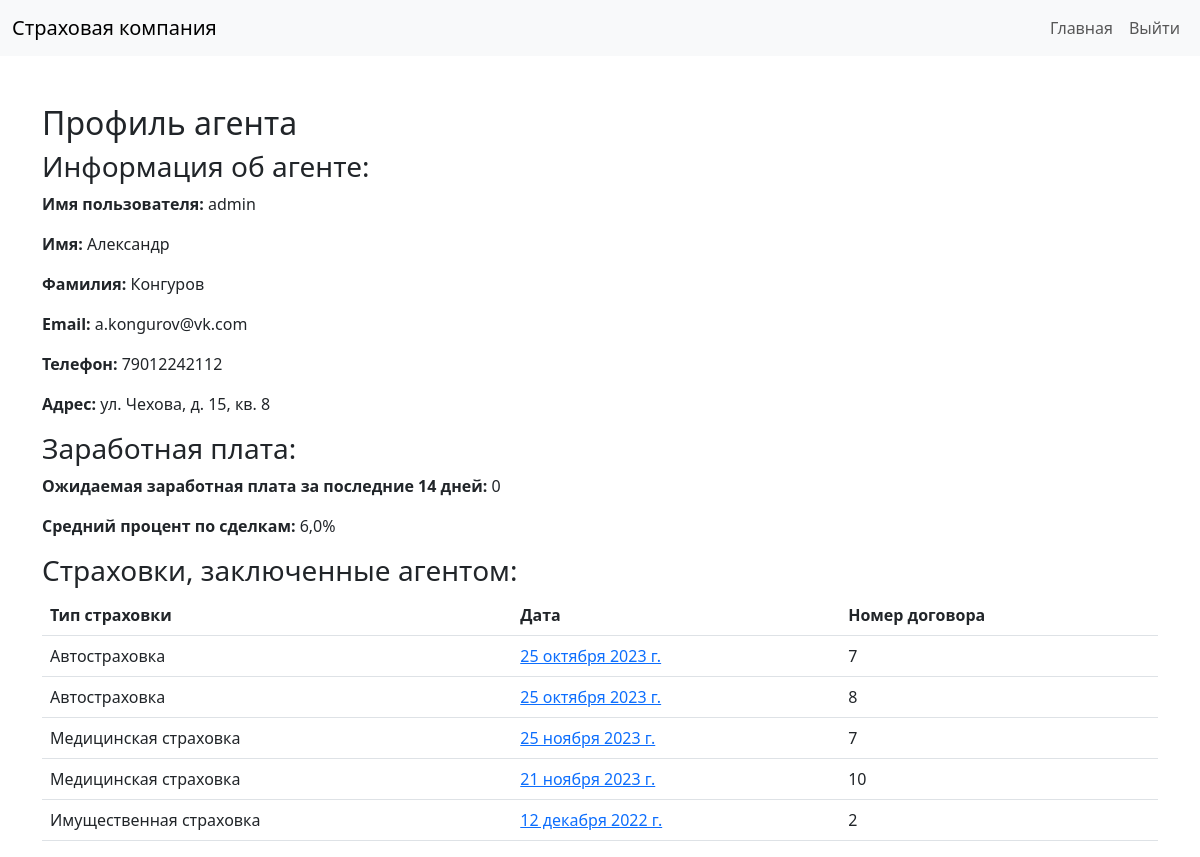
Page /profile/1/ on the committed database.
### main/models.py (models this page shows, shortened)
class User(AbstractUser):
    patronymic = models.CharField(max_length=100, blank=True, null=True) # Отчество
    date_birth = models.DateField(blank=True, null=True, default='2000-01-01') # Дата рождения
    phone = models.CharField(max_length=100, blank=True, null=True) # Телефон
    adress = models.CharField(max_length=100, blank=True, null=True) # Адрес
    passport = models.CharField(max_length=100, blank=True, null=True) # Паспорт
    filial = models.ForeignKey(Filial, on_delete=models.CASCADE, blank=True, null=True) # Филиал
    role = models.ForeignKey(Roles, on_delete=models.CASCADE, blank=True, null=True) # Роль
    class Meta:
        verbose_name = 'Пользователь'
        verbose_name_plural = 'Пользователи'

class AutoInshurance(models.Model):
    date = models.DateField() # Дата
    client = models.ForeignKey(User, on_delete=models.CASCADE, blank=True, null=True, related_name='auto_client') # Клиент
    number = models.CharField(max_length=100, blank=True, null=True) # Номер
    type = models.CharField(max_length=100, blank=True, null=True, default='Автостраховка', editable=False) # Тип
    mark = models.CharField(max_length=100, blank=True, null=True) # Марка
    model = models.CharField(max_length=100, blank=True, null=True) # Модель
    vin = models.CharField(max_length=100, blank=True, null=True)   # VIN
    year = models.CharField(max_length=100, blank=True, null=True) # Год
    engine = models.CharField(max_length=100, blank=True, null=True) # Двигатель
    power = models.CharField(max_length=100, blank=True, null=True) # Мощность
    color = models.CharField(max_length=100, blank=True, null=True) # Цвет
    price = models.CharField(max_length=100, blank=True, null=True) # Цена
    agent = models.ForeignKey(User, on_delete=models.CASCADE, blank=True, null=True) # Агент
    salary = models.IntegerField(blank=True, null=True)
    percent_agent = models.IntegerField(blank=True, null=True)
    class Meta:
        verbose_name = 'Автостраховка'
        verbose_name_plural = 'Автостраховки'

class HealthInshurance(models.Model):
    date = models.DateField()
    client = models.ForeignKey(User, on_delete=models.CASCADE, blank=True, null=True, related_name='health_client')
    type = models.CharField(max_length=100, blank=True, null=True, default='Медицинская страховка', editable=False)
    agent = models.ForeignKey(User, on_delete=models.CASCADE, blank=True, null=True)
    salary = models.IntegerField(blank=True, null=True)
    percent_agent = models.IntegerField(blank=True, null=True)
    class Meta:
        verbose_name = 'Медицинская страховка'
        verbose_name_plural = 'Медицинские страховки'

class PropertyInshurance(models.Model):
    date = models.DateField()
    client = models.ForeignKey(User, on_delete=models.CASCADE, blank=True, null=True, related_name='property_client')
    type = models.CharField(max_length=100, blank=True, null=True, default='Имущественная страховка', editable=False)
    city = models.CharField(max_length=100, blank=True, null=True)
    street = models.CharField(max_length=100, blank=True, null=True) # Улица
    house = models.CharField(max_length=100, blank=True, null=True) # Дом
    flat = models.CharField(max_length=100, blank=True, null=True) # Квартира
    type_building = models.CharField(max_length=100, blank=True, null=True) # Тип здания
    agent = models.ForeignKey(User, on_delete=models.CASCADE, blank=True, null=True) # Агент
    salary = models.IntegerField(blank=True, null=True)
    percent_agent = models.IntegerField(blank=True, null=True)
    class Meta:
        verbose_name = 'Имущественная страховка'
        verbose_name_plural = 'Имущественные страховки'

### main/views.py (the view)
# urls.py: path('profile/<int:user_id>/', views.profile, name='profile'),  # Путь к странице профиля
def profile(request, user_id):
    user = User.objects.get(id=user_id)
    auto_insurances = AutoInshurance.objects.filter(agent=user_id)
    health_insurances = HealthInshurance.objects.filter(agent=user_id)
    property_insurances = PropertyInshurance.objects.filter(agent=user_id)  # получаем страховки агента
    insurances = list(
        chain(auto_insurances, health_insurances, property_insurances))  # объединяем страховки в один список
    salary = 0
    for insurance in insurances:
        if insurance.date >= datetime.now().date() - timedelta(
                days=14):  # если страховка была оформлена не позднее, чем 14 дней назад
            salary += int(insurance.salary * insurance.percent_agent / 100)  # то добавляем зарплату агента
    user.salary = salary
    percent = 0
    for insurance in insurances:
        percent += insurance.percent_agent  # считаем процент агента
    if len(insurances) > 0:
        percent = percent / len(insurances)  # средний процент агента
    user.percent = percent.__round__(2)  # округляем до 2 знаков после запятой
    return render(request, 'profile.html',
                  {'user': user, 'insurances': insurances, 'salary': salary, 'percent': percent})

### templates/profile.html (shortened to what this page needs)
<!DOCTYPE html>
<html lang="en">
<head>
    <link rel="stylesheet" href="https://cdn.jsdelivr.net/npm/bootstrap@5.3.0/dist/css/bootstrap.min.css">
</head>
<body>
<nav class="navbar navbar-expand-lg navbar-light bg-light">
    <div class="container-fluid">
        <a class="navbar-brand" href="{% url 'index' %}">Страховая компания</a>
        <div class="collapse navbar-collapse" id="navbarNav">
            <ul class="navbar-nav ms-auto">
                <li class="nav-item">
                    <a class="nav-link" href="{% url 'index' %}">Главная</a>
                </li>
                <li class="nav-item">
                    <a class="nav-link" href="{% url 'logout' %}">Выйти</a>
                </li>
            </ul>
        </div>
    </div>
</nav>
<div class="container mt-5">
    <h2>Профиль агента</h2>
    <h3>Информация об агенте:</h3>
    <p><strong>Имя пользователя:</strong> {{ user.username }}</p>
    <p><strong>Имя:</strong> {{ user.first_name }}</p>
    <p><strong>Фамилия:</strong> {{ user.last_name }}</p>
    <p><strong>Email:</strong> {{ user.email }}</p>
    <p><strong>Телефон:</strong> {{ user.phone }}</p>
    <p><strong>Адрес:</strong> {{ user.adress }}</p>
    <h3>Заработная плата:</h3>
    <p><strong>Ожидаемая заработная плата за последние 14 дней:</strong> {{ user.salary }}</p>
    <p><strong>Средний процент по сделкам:</strong> {{ user.percent }}%</p>
    <h3>Страховки, заключенные агентом:</h3>
    <table class="table">
        <thead>
        <tr>
            <th scope="col">Тип страховки</th>
            <th scope="col">Дата</th>
            <th scope="col">Номер договора</th>
        </tr>
        </thead>
        <tbody>
        {% for insurance in insurances %}
            <tr>
                <td>{{ insurance.type }}</td>
                {% if insurance.type == 'Автостраховка' %}
                    <td><a href="{% url 'detail_auto_insurance' insurance.id %}">{{ insurance.date }}</a></td>
                {% elif insurance.type == 'Медицинская страховка' %}
                    <td><a href="{% url 'detail_health_insurance' insurance.id %}">{{ insurance.date }}</a></td>
                {% elif insurance.type == 'Имущественная страховка' %}
                    <td><a href="{% url 'detail_property_insurance' insurance.id %}">{{ insurance.date }}</a></td>
                {% else %}
                    <td>{{ insurance.date }}</td>
                {% endif %}
                <td>{{ insurance.id }}</td>
            </tr>
        {% endfor %}
        </tbody>
    </table>
</div>
</body>
</html>

### rows in the picture
User: username "admin", first_name "Александр", last_name "Конгуров", email "a.kongurov@vk.com", phone "79012242112", adress "ул. Чехова, д. 15, кв. 8", salary "0", percent "6,0"
AutoInshurance: type "Автостраховка", date "25 октября 2023 г.", id "7"
AutoInshurance: type "Автостраховка", date "25 октября 2023 г.", id "8"
HealthInshurance: type "Медицинская страховка", date "25 ноября 2023 г.", id "7"
HealthInshurance: type "Медицинская страховка", date "21 ноября 2023 г.", id "10"
PropertyInshurance: type "Имущественная страховка", date "12 декабря 2022 г.", id "2"
